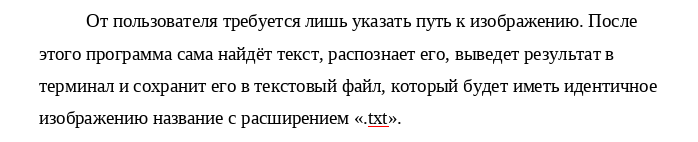
#> input picture 1.png, 698 x 142 px
$ python IntelligentTextRecognitionSystem.py
#> lines starting #> are read from the running program, lines starting #| are printed output that depends on the picture; after the words box and inside, x2 and y2 are one past the last pixel; in counts of white or black regions, pixels touching at a corner belong together
import cv2
import pytesseract


def save_textInFile(image_path, text):
    with open(image_path.split('.')[0] + '.txt', 'w') as f:
        f.write(text)


def detect_text(image_path, gray):
    # Загрузка изображения
    image = cv2.imread(image_path)
    #Распознавание границ
    edges = cv2.Canny(gray, 30, 150)

    #Находим контуры на изображении
    contours, hierarchy = cv2.findContours(edges, cv2.RETR_EXTERNAL, cv2.CHAIN_APPROX_SIMPLE)

    #Для каждого найденного контура рисуем ограничивающий прямоугольник вокруг него
    for contour in contours:
        x, y, w, h = cv2.boundingRect(contour)
        cv2.rectangle(image, (x, y), (x + w, y + h), (0, 255, 0), 1)
    return image

def enhance_text(image_path):
    # Загрузка изображения
    image = cv2.imread(image_path)

    #Преобразуем изображение в оттенки серого
    gray = cv2.cvtColor(image, cv2.COLOR_BGR2GRAY)

    #Применяет пороговое значение к изображению в оттенках серого (для отделения текста), используя функцию с двумя флагами
    thresh = cv2.threshold(gray, 0, 255, cv2.THRESH_BINARY_INV + cv2.THRESH_OTSU)[1]

    #Создаем ядро прямоугольной формы размером 3x3
    kernel = cv2.getStructuringElement(cv2.MORPH_RECT, (3,3))

    #Применяем расширение к изображению с пороговым значением
    dilate = cv2.dilate(thresh, kernel, iterations=0)

    return dilate

def recognize_text(image_path, traindedModelsPath, language):


    enhance_result = enhance_text(image_path)
#> in enhance_text, image is the input picture: shape (142, 698, 3); mean B, G, R 236.4, 236.4, 236.5
#> in enhance_text, `thresh = cv2.threshold(gray, 0, 255, cv2.THRESH_BINARY_INV + cv2.THRES..`:
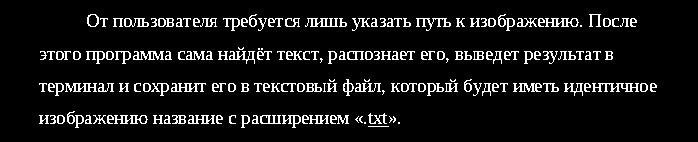
#> thresh: shape (142, 698); 8.5% white in thin lines or dots, all inside (x1, y1, x2, y2) = (39, 14, 657, 128)

    cv2.imshow('Detected Text', detect_text(image_path, enhance_result))
#> in detect_text, `edges = cv2.Canny(gray, 30, 150)`:
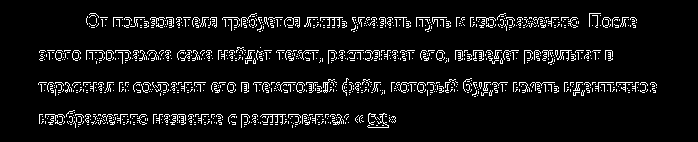
#> edges: shape (142, 698); 7% white in thin lines or dots, all inside (x1, y1, x2, y2) = (38, 13, 657, 128)
#> in detect_text, `contours, hierarchy = cv2.findContours(edges, cv2.RETR_EXTERNAL, cv2.C..`: contours = 1089 contours, 1088 with area under 20; largest, box (x1, y1, x2, y2) and area: (323, 79, 335, 93) 24
#> the loop in detect_text, `for contour in contours:` made 1089 passes
#> (contour, x, y, w, h) on passes 4 to 6: ([[382, 125], [383, 125]], 382, 125, 2, 1), ([[376, 125], [377, 125]], 376, 125, 2, 1), ([[292, 125], [292, 127]], 292, 125, 1, 3)
#> after the loop in detect_text, `for contour in contours:`:
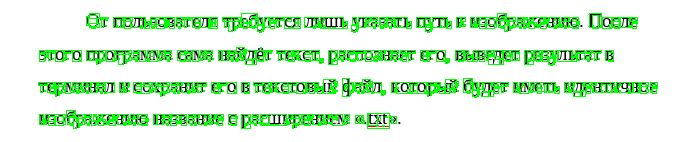
#> image: shape (142, 698, 3); 12.81% of pixels changed, all inside (x1, y1, x2, y2) = (38, 13, 658, 129)
    cv2.imshow('Enhanced Text', enhance_text(image_path))

    # Применение OCR для распознавания текста
    config = f"--oem 1 --psm 3 -l {language} --tessdata-dir {traindedModelsPath}"
    text = pytesseract.image_to_string(enhance_result, config=config)

    # Вывод распознанного текста
    print(text)

    #Сохранение результата в файл
    save_textInFile(image_path, text)
    cv2.waitKey(0)


image_path = "1.png"
traindedModelsPath = 'tessdata'

recognize_text(image_path, traindedModelsPath, "rus+eng")
#> (the call stopped at in recognize_text, `text = pytesseract.image_to_string(enhance_result, config=config)`: pytesseract is not available in this run)
